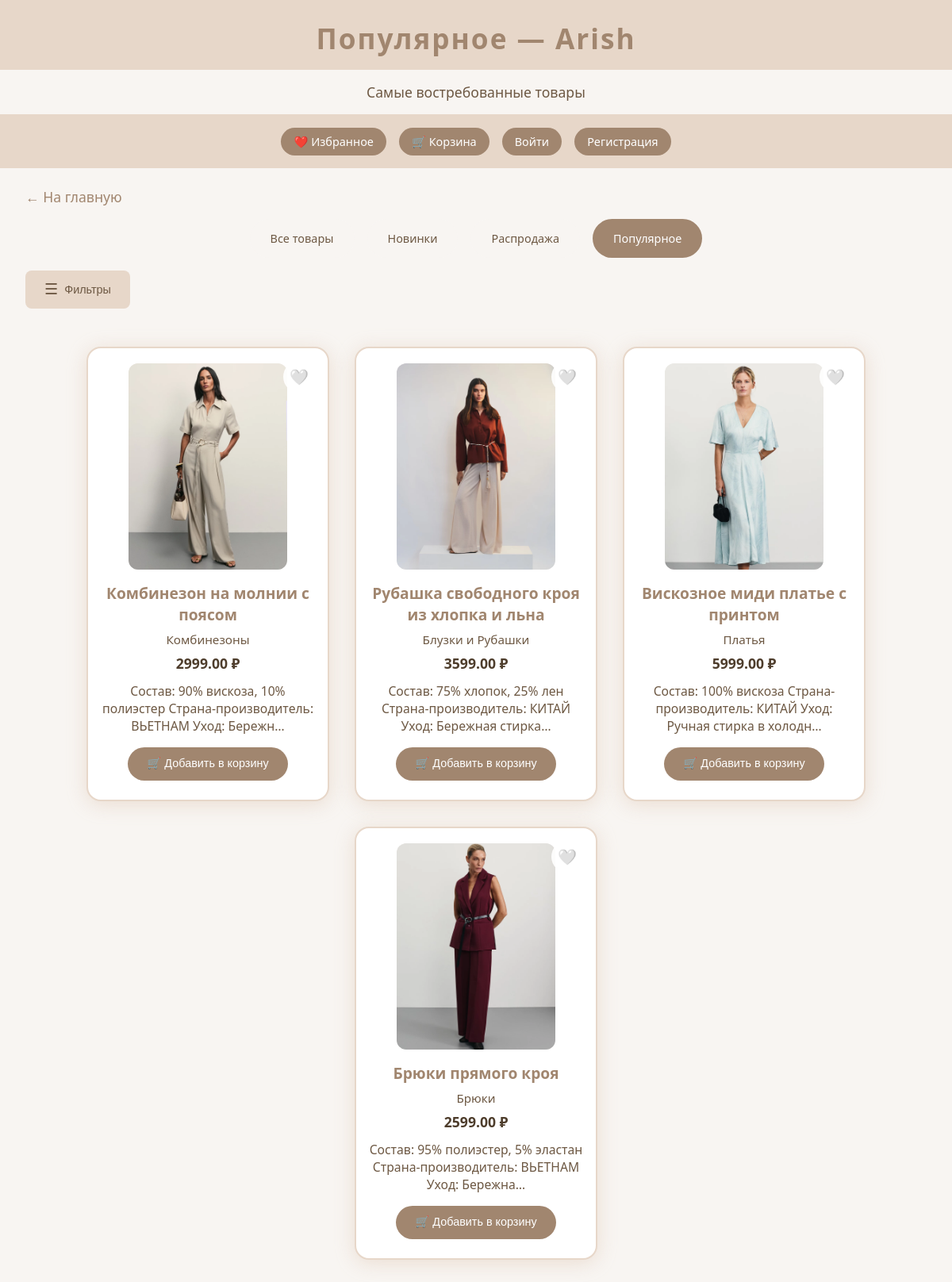
The app's page /shop/popular/ with its own data.
### shop/models.py (models this page shows, shortened)
class Product(models.Model):
    name = models.CharField('Название', max_length=120)
    description = models.TextField('Описание', blank=True)
    price = models.DecimalField('Цена', max_digits=8, decimal_places=2)
    old_price = models.DecimalField('Старая цена', max_digits=8, decimal_places=2, null=True, blank=True)
    image = models.ImageField('Изображение', upload_to='products/')
    category = models.CharField('Категория', max_length=60, blank=True)
    is_new = models.BooleanField('Новинка', default=False)
    is_popular = models.BooleanField('Популярное', default=False)
    is_sale = models.BooleanField('Распродажа', default=False)
    created_at = models.DateTimeField('Дата добавления', auto_now_add=True)

### shop/views.py (the view)
# urls.py: path('popular/', views.popular_products, name='popular_products'),
def popular_products(request):
    products = Product.objects.filter(is_popular=True).order_by('-created_at')
    cart_items = []
    cart_total = 0
    if request.session.session_key:
        cart_items = CartItem.objects.filter(session_key=request.session.session_key)
        cart_total = sum(item.get_total_price() for item in cart_items)
    favorites = []
    if request.user.is_authenticated:
        favorites = Favorite.objects.filter(user=request.user).values_list('product_id', flat=True)
    elif request.session.session_key:
        favorites = Favorite.objects.filter(session_key=request.session.session_key).values_list('product_id', flat=True)
    context = {
        'products': products,
        'cart_items': cart_items,
        'cart_total': cart_total,
        'cart_count': len(cart_items),
        'favorites': favorites,
        'favorites_count': len(favorites),
        'section_title': 'Популярное',
        'section_description': 'Самые востребованные товары'
    }
    return render(request, 'shop/product_list.html', context)

### shop/templates/shop/product_list.html (shortened to what this page needs)
<!DOCTYPE html>
<html lang="ru">
<head>
</head>
<body>
    <div class="header">
        {% if section_title %}
            {{ section_title }} — Arish
        {% else %}
            Каталог Arish
        {% endif %}
    </div>
    {% if section_description %}
    <div class="section-description">
        {{ section_description }}
    </div>
    {% endif %}
    <div class="header-controls">
        <a href="{% url 'favorites' %}" class="header-link">
            ❤️ Избранное
        </a>
        <a href="{% url 'cart' %}" class="header-link">
            🛒 Корзина
        </a>
        <a href="{% url 'login' %}" class="header-link">Войти</a>
        <a href="{% url 'register' %}" class="header-link">Регистрация</a>
    </div>
    <a href="/" class="back-link">← На главную</a>
    <div class="section-nav">
        <a href="{% url 'product_list' %}" class="section-nav-link {% if not section_title %}active{% endif %}">Все товары</a>
        <a href="{% url 'new_products' %}" class="section-nav-link {% if section_title == 'Новинки' %}active{% endif %}">Новинки</a>
        <a href="{% url 'sale_products' %}" class="section-nav-link {% if section_title == 'Распродажа' %}active{% endif %}">Распродажа</a>
        <a href="{% url 'popular_products' %}" class="section-nav-link {% if section_title == 'Популярное' %}active{% endif %}">Популярное</a>
    </div>
    <button class="filters-toggle" onclick="toggleFilters()">
        <span class="hamburger-icon">☰</span>
        <span class="toggle-text">Фильтры</span>
    </button>
    <div class="catalog">
        {% for product in products %}
        <div class="product-card" onclick="openProduct({{ product.id }})">
            <button class="favorite-btn {% if product.id in favorites %}active{% endif %}"
                    onclick="event.stopPropagation(); toggleFavorite({{ product.id }}, this)">
                {% if product.id in favorites %}❤️{% else %}🤍{% endif %}
            </button>
            {% if product.image %}
                <img src="{{ product.image.url }}" alt="{{ product.name }}" class="product-img">
            {% else %}
                <div class="product-img" style="display:flex;align-items:center;justify-content:center;color:#ccc;">Нет фото</div>
            {% endif %}
            <div class="product-title">{{ product.name }}</div>
            <div class="product-category">{{ product.category }}</div>
            <div class="product-price">
                {% if product.old_price and product.old_price > product.price %}
                    <span class="old-price">{{ product.old_price }} ₽</span>
                    <span class="current-price">{{ product.price }} ₽</span>
                    <span class="discount-badge">-{{ product.discount_percent }}%</span>
                {% else %}
                    {{ product.price }} ₽
                {% endif %}
            </div>
            <div class="product-desc">{{ product.description|truncatechars:80 }}</div>
            <form method="post" action="{% url 'add_to_cart' product.id %}" class="add-to-cart-form" onclick="event.stopPropagation();">
                <button type="submit" class="add-to-cart-btn">🛒 Добавить в корзину</button>
            </form>
        </div>
        {% endfor %}
    </div>
</body>
</html>

### shop/templates/shop/product_list.html (style rules this page uses)
body { margin: 0; font-family: 'Segoe UI', Arial, sans-serif; background: #f8f5f2; color: #4e3d2c; }
.header { background: #e7d7c9; padding: 1.5rem 0 1rem 0; text-align: center; font-size: 2.2rem; font-weight: bold; color: #a1866f; letter-spacing: 2px; position: relative; }
.section-description { background: #f8f5f2; padding: 1rem 2rem; text-align: center; font-size: 1.1rem; color: #6d5843; border-bottom: 1px solid #e7d7c9; }
.header-controls { background: #e7d7c9; padding: 1rem 2rem; display: flex; gap: 1rem; align-items: center; justify-content: center; flex-wrap: wrap; }
.header-link { background: #a1866f; color: white; padding: 0.5rem 1rem; border-radius: 25px; text-decoration: none; font-size: 0.9rem; transition: background 0.2s; }
.filters-toggle { background: #e7d7c9; color: #6d5843; border: none; padding: 0.8rem 1.5rem; border-radius: 8px; font-size: 0.9rem; cursor: pointer; transition: all 0.2s; margin: 1rem 2rem; display: flex; align-items: center; gap: 0.5rem; }
.hamburger-icon { font-size: 1.2rem; }
.catalog { display: flex; flex-wrap: wrap; gap: 2rem; justify-content: center; padding: 2rem 1rem 3rem 1rem; }
.product-card { background: #fff; border-radius: 18px; box-shadow: 0 4px 24px #e7d7c9cc; border: 2px solid #e7d7c9; width: 270px; display: flex; flex-direction: column; align-items: center; padding: 1.2rem 1rem 1.5rem 1rem; transition: transform 0.2s, box-shadow 0.2s; position: relative; cursor: pointer; }
.favorite-btn { position: absolute; top: 1rem; right: 1rem; background: rgba(255, 255, 255, 0.9); border: none; border-radius: 50%; width: 40px; height: 40px; cursor: pointer; font-size: 1.2rem; transition: all 0.2s; display: flex; align-items: center; justify-content: center; z-index: 10; }
.favorite-btn:not(.active) { color: #ccc; }
.product-img { width: 200px; height: 260px; object-fit: cover; border-radius: 12px; margin-bottom: 1rem; background: #f8f5f2; }
.product-title { font-size: 1.2rem; font-weight: 600; color: #a1866f; margin-bottom: 0.5rem; text-align: center; }
.product-category { font-size: 0.95rem; color: #6d5843; margin-bottom: 0.5rem; }
.product-price { font-size: 1.1rem; color: #4e3d2c; font-weight: bold; margin-bottom: 0.7rem; display: flex; flex-direction: column; align-items: center; gap: 0.3rem; }
.product-desc { font-size: 0.98rem; color: #6d5843; text-align: center; margin-bottom: 1rem; }
.add-to-cart-btn { background: #a1866f; color: white; border: none; padding: 0.8rem 1.5rem; border-radius: 25px; font-size: 0.9rem; cursor: pointer; transition: all 0.2s; width: 100%; }
.back-link { display: inline-block; margin: 1.5rem 0 0 2rem; color: #a1866f; text-decoration: none; font-size: 1.1rem; transition: color 0.2s; }
.section-nav { display: flex; justify-content: center; gap: 1rem; margin: 1rem 2rem; flex-wrap: wrap; }
.section-nav-link { background: #f8f5f2; color: #6d5843; padding: 0.8rem 1.5rem; border-radius: 25px; text-decoration: none; font-size: 0.9rem; transition: all 0.3s; border: 2px solid transparent; }
.section-nav-link.active { background: #a1866f; color: white; border-color: #a1866f; }

### records on screen
Product: image (picture), name "Комбинезон на молнии с поясом", category "Комбинезоны", price "2999.00", description "Состав: 90% вискоза, 10% полиэстер Страна-производитель: ВЬЕТНАМ Уход: Бережн…"
Product: image (picture), name "Рубашка свободного кроя из хлопка и льна", category "Блузки и Рубашки", price "3599.00", description "Состав: 75% хлопок, 25% лен Страна-производитель: КИТАЙ Уход: Бережная стирка…"
Product: image (picture), name "Вискозное миди платье с принтом", category "Платья", price "5999.00", description "Состав: 100% вискоза Страна-производитель: КИТАЙ Уход: Ручная стирка в холодн…"
Product: image (picture), name "Брюки прямого кроя", category "Брюки", price "2599.00", description "Состав: 95% полиэстер, 5% эластан Страна-производитель: ВЬЕТНАМ Уход: Бережна…"

### other values on screen
{{ section_title }} "Популярное"
{{ section_description }} "Самые востребованные товары"
